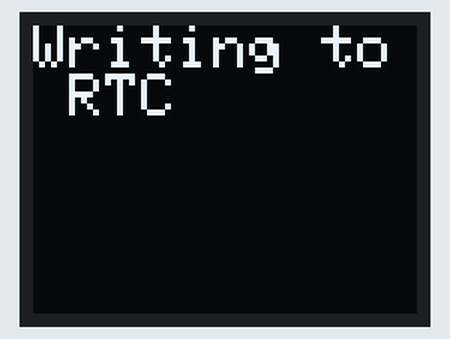
Bench run of a sketch on a simulated Arduino Uno, built with avr-gcc and run on an emulated ATmega328P. Shown: 64×48 one-colour display. What the sketch prints to the serial monitor is not drawn.

Above: at 0.1 s.
At 0.7 s:
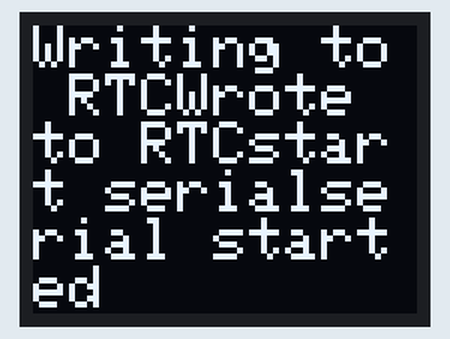
At 1.1 s:
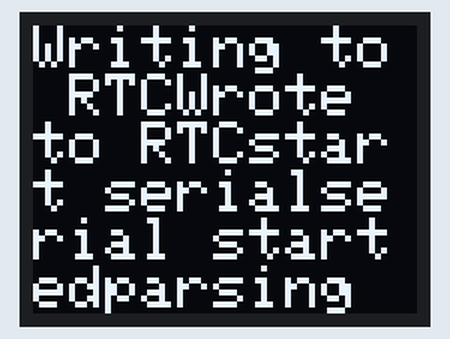

The sketch:

SetTime.ino
```cpp
#include <MicroView.h>

#include <Wire.h>
#include <TimeLib.h>
#include <DS1307RTC.h>

const char *monthName[12] = {
  "Jan", "Feb", "Mar", "Apr", "May", "Jun",
  "Jul", "Aug", "Sep", "Oct", "Nov", "Dec"
};

tmElements_t tm;

void setup() {
  bool parse=false;
  bool config=false;

  // get the date and time the compiler was run
  if (getDate(__DATE__) && getTime(__TIME__)) {
    parse = true;
    // and configure the RTC with this info

uView.begin();              // start MicroView
    uView.clear(PAGE);          // clear page
    uView.print("Writing to RTC");   // display string
    uView.display(); delay (200);


      //Serial.println("writing system time");
    if (RTC.write(tm)) {
      config = true;
          uView.print("Wrote to RTC");   // display string
    uView.display(); delay (200);
    }
    else
    {uView.print("FAILED TO Write to RTC");   // display string
    uView.display(); delay (200);
    }
  }

  Serial.begin(9600);
    uView.print("start serial");   // display string
    uView.display(); delay (200);

  while (!Serial) ; // wait for Arduino Serial Monitor
    uView.print("serial started");   // display string
    uView.display(); delay (200);
    Serial.println("Ready to go....set system time");
  delay(200);
  uView.print("parsing");   // display string
    uView.display(); delay (200);

  if (parse && config) {
    Serial.print("DS1307 configured Time=");
    Serial.print(__TIME__);
    Serial.print(", Date=");
    Serial.println(__DATE__);
  } else if (parse) {
    Serial.println("DS1307 Communication Error :-{");
    Serial.println("Please check your circuitry");
  } else {
    Serial.print("Could not parse info from the compiler, Time=\"");
    Serial.print(__TIME__);
    Serial.print("\", Date=\"");
    Serial.print(__DATE__);
    Serial.println("\"");
  }
}

void loop() {
}

bool getTime(const char *str)
{
  int Hour, Min, Sec;

  if (sscanf(str, "%d:%d:%d", &Hour, &Min, &Sec) != 3) return false;
  tm.Hour = Hour;
  tm.Minute = Min;
  tm.Second = Sec;
  return true;
}

bool getDate(const char *str)
{
  char Month[12];
  int Day, Year;
  uint8_t monthIndex;

  if (sscanf(str, "%s %d %d", Month, &Day, &Year) != 3) return false;
  for (monthIndex = 0; monthIndex < 12; monthIndex++) {
    if (strcmp(Month, monthName[monthIndex]) == 0) break;
  }
  if (monthIndex >= 12) return false;
  tm.Day = Day;
  tm.Month = monthIndex + 1;
  tm.Year = CalendarYrToTm(Year);
  return true;
}
```

Measured:
- what the display in image 1 shows lasts 0.4 s, from 0.7 s to 1.1 s
